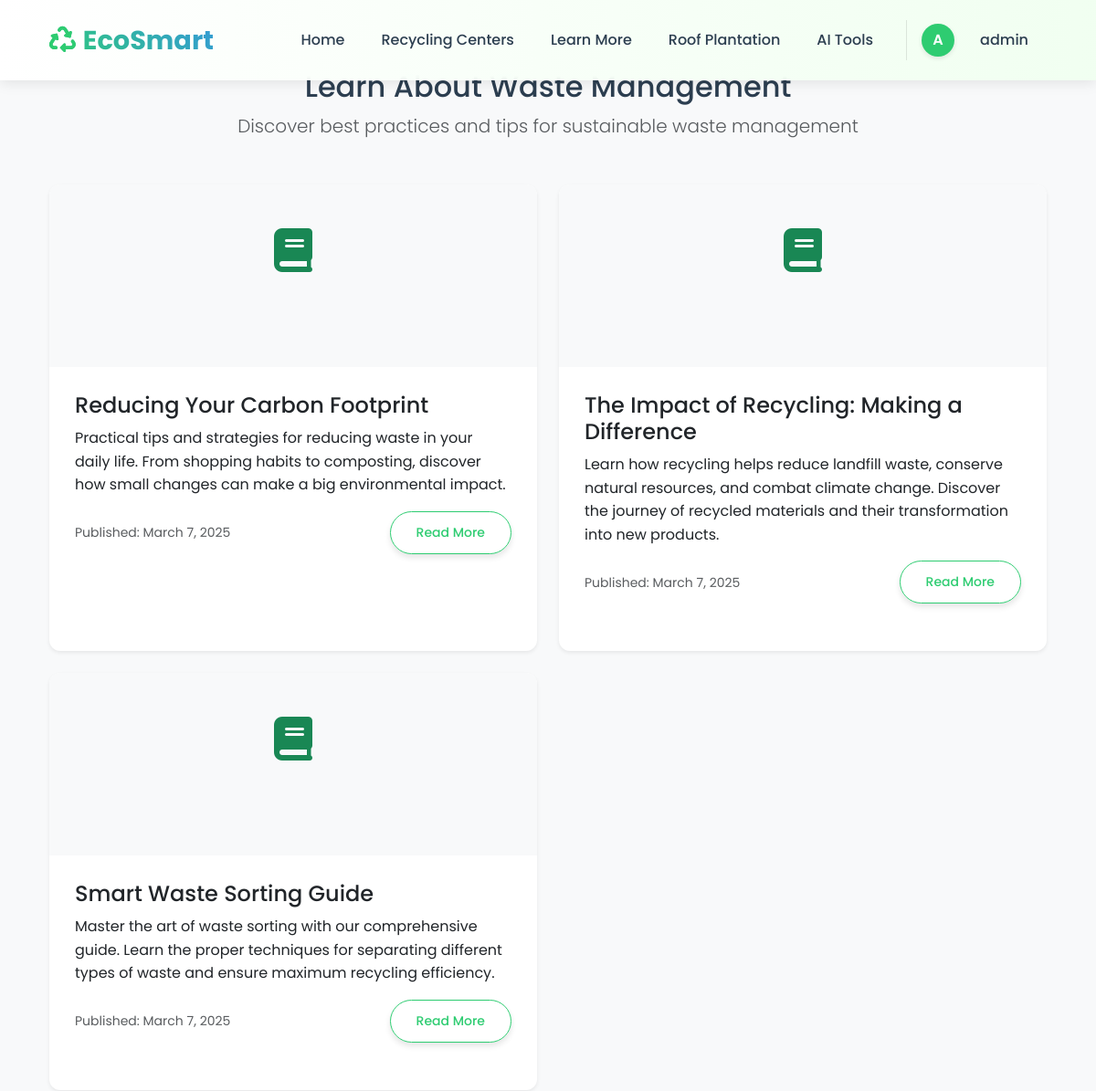
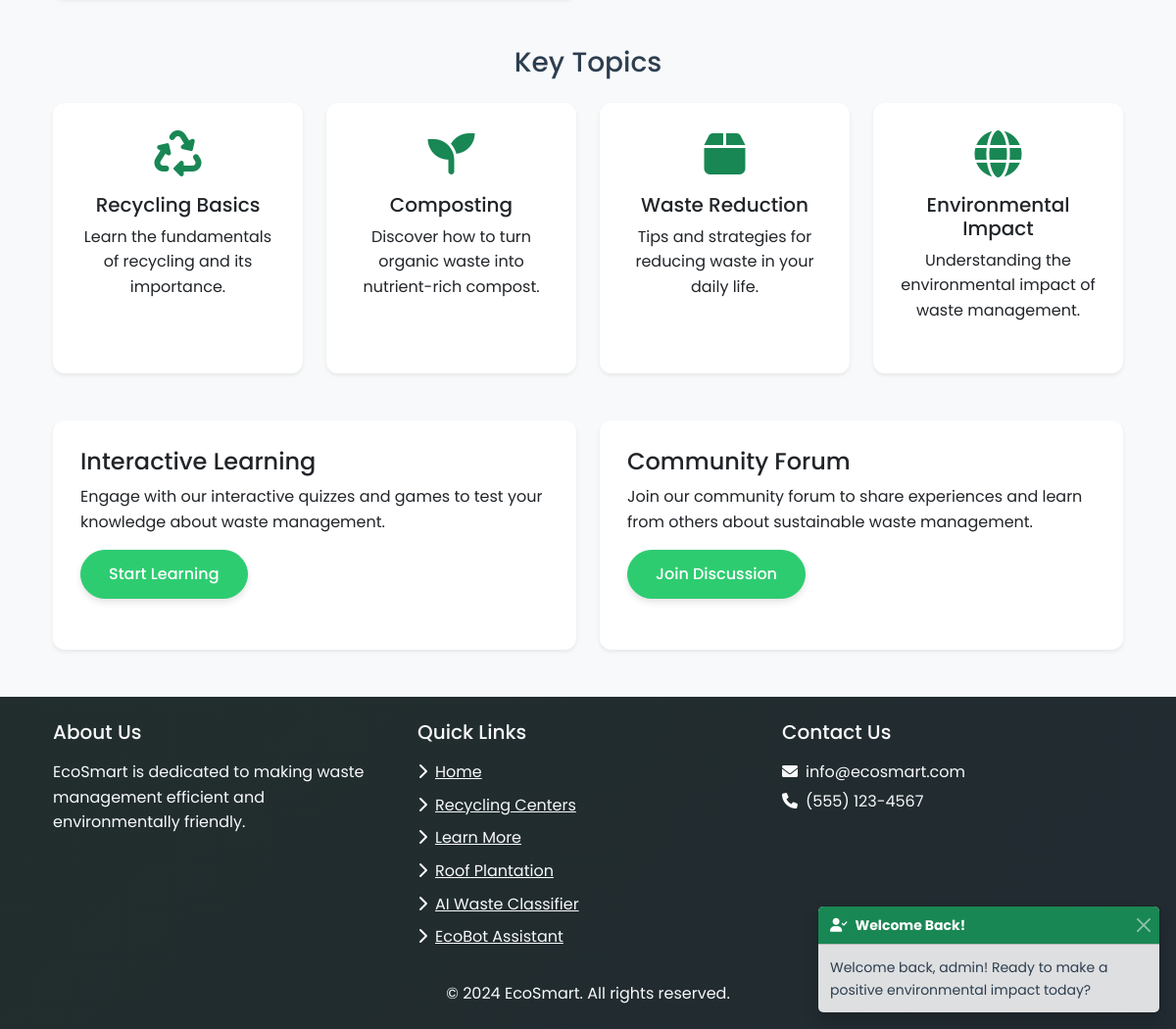
The app's page /educational-content/ (signed in) with its own data (2 pictures, top to bottom).
### main/models.py (models this page shows, shortened)
class EducationalContent(models.Model):
    title = models.CharField(max_length=200)
    content = models.TextField()
    image = models.ImageField(upload_to='educational_content/', null=True, blank=True)
    created_at = models.DateTimeField(default=timezone.now)

### main/views.py (the view)
# urls.py: path('educational-content/', views.educational_content, name='educational_content'),
def educational_content(request):
    content = EducationalContent.objects.all().order_by('-created_at')
    return render(request, 'main/educational_content.html', {'content': content})

### templates/main/educational_content.html (shortened to what this page needs)
{% extends 'main/base.html' %}
{% block content %}
<div class="container">
    <div class="text-center mb-5">
        <h2>Learn About Waste Management</h2>
        <p class="lead text-muted">Discover best practices and tips for sustainable waste management</p>
    </div>
    {% if content %}
        <div class="row g-4">
            {% for article in content %}
                <div class="col-md-6">
                    <div class="card h-100 border-0 shadow-sm">
                        {% if article.image %}
                            <img src="{{ article.image.url }}" class="card-img-top" alt="{{ article.title }}">
                        {% else %}
                            <div class="card-img-top bg-light text-center py-5">
                                <i class="fas fa-book fa-3x text-success"></i>
                            </div>
                        {% endif %}
                        <div class="card-body">
                            <h3 class="card-title h4">{{ article.title }}</h3>
                            <p class="card-text">{{ article.content }}</p>
                            <div class="d-flex justify-content-between align-items-center">
                                <small class="text-muted">Published: {{ article.created_at|date:"F j, Y" }}</small>
                                <a href="#" class="btn btn-outline-success btn-sm">Read More</a>
                            </div>
                        </div>
                    </div>
                </div>
            {% endfor %}
        </div>
    {% endif %}
</div>
<div class="container mt-5">
    <h3 class="text-center mb-4">Key Topics</h3>
    <div class="row g-4">
        <div class="col-md-3">
            <div class="card h-100 border-0 shadow-sm">
                <div class="card-body text-center">
                    <i class="fas fa-recycle fa-3x text-success mb-3"></i>
                    <h4 class="card-title h5">Recycling Basics</h4>
                    <p class="card-text">Learn the fundamentals of recycling and its importance.</p>
                </div>
            </div>
        </div>
        <div class="col-md-3">
            <div class="card h-100 border-0 shadow-sm">
                <div class="card-body text-center">
                    <i class="fas fa-seedling fa-3x text-success mb-3"></i>
                    <h4 class="card-title h5">Composting</h4>
                    <p class="card-text">Discover how to turn organic waste into nutrient-rich compost.</p>
                </div>
            </div>
        </div>
        <div class="col-md-3">
            <div class="card h-100 border-0 shadow-sm">
                <div class="card-body text-center">
                    <i class="fas fa-box fa-3x text-success mb-3"></i>
                    <h4 class="card-title h5">Waste Reduction</h4>
                    <p class="card-text">Tips and strategies for reducing waste in your daily life.</p>
                </div>
            </div>
        </div>
        <div class="col-md-3">
            <div class="card h-100 border-0 shadow-sm">
                <div class="card-body text-center">
                    <i class="fas fa-globe fa-3x text-success mb-3"></i>
                    <h4 class="card-title h5">Environmental Impact</h4>
                    <p class="card-text">Understanding the environmental impact of waste management.</p>
                </div>
            </div>
        </div>
    </div>
</div>
<div class="container mt-5">
    <div class="row g-4">
        <div class="col-md-6">
            <div class="card h-100 border-0 shadow-sm">
                <div class="card-body">
                    <h4 class="card-title">Interactive Learning</h4>
                    <p class="card-text">Engage with our interactive quizzes and games to test your knowledge about waste management.</p>
                    <a href="#" class="btn btn-success">Start Learning</a>
                </div>
            </div>
        </div>
        <div class="col-md-6">
            <div class="card h-100 border-0 shadow-sm">
                <div class="card-body">
                    <h4 class="card-title">Community Forum</h4>
                    <p class="card-text">Join our community forum to share experiences and learn from others about sustainable waste management.</p>
                    <a href="#" class="btn btn-success">Join Discussion</a>
                </div>
            </div>
        </div>
    </div>
</div>
{% endblock %}

### templates/main/base.html (shortened to what this page needs)
{% load static %}
<!DOCTYPE html>
<html lang="en">
<head>
    <link href="https://cdn.jsdelivr.net/npm/bootstrap@5.3.0/dist/css/bootstrap.min.css" rel="stylesheet">
    <link rel="stylesheet" href="https://cdnjs.cloudflare.com/ajax/libs/font-awesome/6.0.0/css/all.min.css">
    <link rel="stylesheet" href="{% static 'css/style.css' %}">
</head>
<body class="{% if user.is_authenticated %}user-authenticated{% endif %}">
    <nav class="navbar navbar-expand-lg fixed-top">
        <div class="container">
            <a class="navbar-brand d-flex align-items-center" href="{% url 'home' %}">
                <i class="fas fa-recycle me-2"></i>
                <span class="d-none d-sm-inline">EcoSmart</span>
            </a>
            <div class="collapse navbar-collapse" id="navbarNav">
                <ul class="navbar-nav ms-auto">
                    <li class="nav-item">
                        <a class="nav-link {% if request.path == '/' %}active{% endif %}" href="{% url 'home' %}">
                            Home
                        </a>
                    </li>
                    <li class="nav-item">
                        <a class="nav-link {% if 'recycling_centers' in request.path %}active{% endif %}" href="{% url 'recycling_centers' %}">
                            Recycling Centers
                        </a>
                    </li>
                    <li class="nav-item">
                        <a class="nav-link {% if 'educational_content' in request.path %}active{% endif %}" href="{% url 'educational_content' %}">
                            Learn More
                        </a>
                    </li>
                    <li class="nav-item">
                        <a class="nav-link {% if 'roof_plantation' in request.path %}active{% endif %}" href="{% url 'roof_plantation' %}">
                            Roof Plantation
                        </a>
                    </li>
                    <li class="nav-item dropdown">
                        <a class="nav-link dropdown-toggle {% if 'waste_classifier' in request.path or 'chatbot' in request.path %}active{% endif %}" href="#" id="aiDropdown" role="button" data-bs-toggle="dropdown" aria-expanded="false">
                            AI Tools
                        </a>
                    </li>
                    {% if user.is_authenticated %}
                        <div class="user-menu d-none d-lg-flex">
                            <div class="user-avatar">
                                {{ user.username|first|upper }}
                            </div>
                            <div class="dropdown">
                                <a class="nav-link dropdown-toggle" href="#" id="userDropdown" role="button" data-bs-toggle="dropdown" aria-expanded="false">
                                    {{ user.username }}
                                </a>
                            </div>
                        </div>
                    {% endif %}
                </ul>
            </div>
        </div>
    </nav>
    <div class="content-wrapper">
        <main class="main-content">
            {% block content %}
            {% endblock %}
        </main>
    </div>
    <footer class="bg-dark text-light py-4 mt-5">
        <div class="container">
            <div class="row gy-4">
                <div class="col-12 col-md-4">
                    <h5 class="mb-3">About Us</h5>
                    <p class="mb-0">EcoSmart is dedicated to making waste management efficient and environmentally friendly.</p>
                </div>
                <div class="col-6 col-md-4">
                    <h5 class="mb-3">Quick Links</h5>
                    <ul class="list-unstyled mb-0">
                        <li class="mb-2"><a href="{% url 'home' %}" class="text-light"><i class="fas fa-chevron-right me-2"></i>Home</a></li>
                        <li class="mb-2"><a href="{% url 'recycling_centers' %}" class="text-light"><i class="fas fa-chevron-right me-2"></i>Recycling Centers</a></li>
                        <li class="mb-2"><a href="{% url 'educational_content' %}" class="text-light"><i class="fas fa-chevron-right me-2"></i>Learn More</a></li>
                        <li class="mb-2"><a href="{% url 'roof_plantation' %}" class="text-light"><i class="fas fa-chevron-right me-2"></i>Roof Plantation</a></li>
                        <li class="mb-2"><a href="{% url 'waste_classifier' %}" class="text-light"><i class="fas fa-chevron-right me-2"></i>AI Waste Classifier</a></li>
                        <li class="mb-2"><a href="{% url 'chatbot' %}" class="text-light"><i class="fas fa-chevron-right me-2"></i>EcoBot Assistant</a></li>
                    </ul>
                </div>
                <div class="col-6 col-md-4">
                    <h5 class="mb-3">Contact Us</h5>
                    <p class="mb-1"><i class="fas fa-envelope me-2"></i>info@ecosmart.com</p>
                    <p class="mb-0"><i class="fas fa-phone me-2"></i>(555) 123-4567</p>
                </div>
            </div>
            <div class="text-center mt-4">
                <p class="mb-0">&copy; 2024 EcoSmart. All rights reserved.</p>
            </div>
        </div>
    </footer>
</body>
</html>

### static/css/style.css (style rules this page uses)
:root { --primary-color: #2ecc71; --secondary-color: #27ae60; --accent-color: #3498db; --dark-color: #2c3e50; --light-color: #ecf0f1; --success-color: #27ae60; --warning-color: #f1c40f; --danger-color: #e74c3c; --info-color: #3498db; }
body { font-family: 'Poppins', 'Segoe UI', Tahoma, Geneva, Verdana, sans-serif; line-height: 1.6; color: #2c3e50; background-color: #f8f9fa; }
.container { padding: 0 1.5rem; }
.py-5 { padding-top: 3rem !important; padding-bottom: 3rem !important; }
.card { border: none; border-radius: 12px; overflow: hidden; transition: all 0.3s ease; box-shadow: 0 5px 15px rgba(0, 0, 0, 0.05); margin-bottom: 1.5rem; }
.card-body { padding: 1.75rem !important; }
.card-img-top { height: 200px; object-fit: cover; }
.navbar { background: rgba(255, 255, 255, 0.95) !important; backdrop-filter: blur(10px); box-shadow: 0 2px 15px rgba(0, 0, 0, 0.1); padding: 0.75rem 0; transition: all 0.3s ease; }
.navbar-brand { font-weight: 700; font-size: 1.8rem; color: var(--primary-color) !important; transition: all 0.3s ease; position: relative; }
.navbar-brand i { color: var(--primary-color); transition: all 0.3s ease; }
.nav-link { font-weight: 500; position: relative; padding: 0.6rem 1rem !important; margin: 0 0.25rem; color: var(--dark-color) !important; transition: all 0.3s ease; border-radius: 8px; }
.nav-link:not(.btn)::after { content: ''; position: absolute; bottom: 0; left: 50%; width: 0; height: 2px; background-color: var(--primary-color); transition: all 0.3s ease; transform: translateX(-50%); opacity: 0; }
.card { border: none; border-radius: 12px; overflow: hidden; transition: all 0.3s ease; box-shadow: 0 5px 15px rgba(0, 0, 0, 0.05); height: 100%; }
.card-img-top { height: 200px; object-fit: cover; transition: all 0.5s ease; }
.btn { border-radius: 50px; padding: 0.75rem 1.75rem; font-weight: 500; position: relative; overflow: hidden; z-index: 1; transition: all 0.3s ease; box-shadow: 0 4px 6px rgba(0, 0, 0, 0.1); }
.btn::before { content: ''; position: absolute; top: 50%; left: 50%; width: 0; height: 0; background-color: rgba(255, 255, 255, 0.2); border-radius: 50%; transform: translate(-50%, -50%); transition: all 0.5s ease; z-index: -1; }
.btn-success { background-color: var(--primary-color); border-color: var(--primary-color); color: white; }
.btn-outline-success { color: var(--primary-color); border-color: var(--primary-color); background-color: transparent; }
footer { position: relative; overflow: hidden; z-index: 1; padding: 4rem 0 2rem; }
footer::before { content: ''; position: absolute; top: 0; left: 0; width: 100%; height: 100%; background: linear-gradient(135deg, rgba(46, 204, 113, 0.05) 0%, rgba(52, 152, 219, 0.05) 100%); z-index: -1; }
footer a { color: rgba(255, 255, 255, 0.8); transition: all 0.3s ease; }
.card, .btn, .hero-section h1, .hero-section p, .hero-section .btn { animation: fadeInUp 0.5s ease forwards; }
.content-wrapper { padding-top: 76px; min-height: calc(100vh - 300px); display: flex; flex-direction: column; }
.user-authenticated .navbar { background: linear-gradient(to right, rgba(255, 255, 255, 0.95), rgba(240, 255, 240, 0.95)) !important; }
.user-authenticated .navbar-brand { background: linear-gradient(45deg, var(--primary-color), var(--accent-color)); -webkit-background-clip: text; background-clip: text; color: transparent !important; font-weight: 700; }
.user-menu { display: flex; align-items: center; margin-left: 1rem; padding-left: 1rem; border-left: 1px solid rgba(0, 0, 0, 0.1); }
.user-avatar { width: 36px; height: 36px; border-radius: 50%; background-color: var(--primary-color); color: white; display: flex; align-items: center; justify-content: center; font-weight: 600; margin-right: 0.5rem; box-shadow: 0 2px 5px rgba(0, 0, 0, 0.1); transition: all 0.3s ease; }

### records on screen
EducationalContent: title "Reducing Your Carbon Footprint", content "Practical tips and strategies for reducing waste in your daily life. From shopping habits to composting, discover how small changes can make a big environmental impact.", created_at "March 7, 2025"
EducationalContent: title "The Impact of Recycling: Making a Difference", content "Learn how recycling helps reduce landfill waste, conserve natural resources, and combat climate change. Discover the journey of recycled materials and their transformation into new products.", created_at "March 7, 2025"
EducationalContent: title "Smart Waste Sorting Guide", content "Master the art of waste sorting with our comprehensive guide. Learn the proper techniques for separating different types of waste and ensure maximum recycling efficiency.", created_at "March 7, 2025"

### other values on screen
{{ user.username|first|upper }} "A"
{{ user.username }} "admin"
